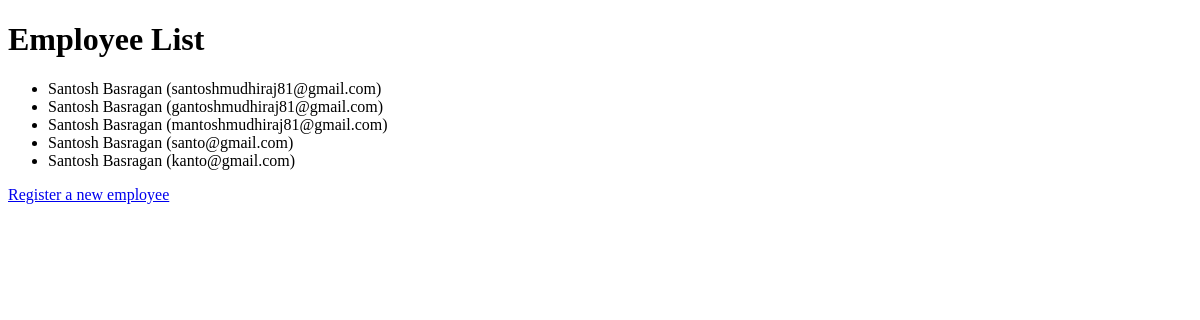
The app's page /app/employees/, older data.
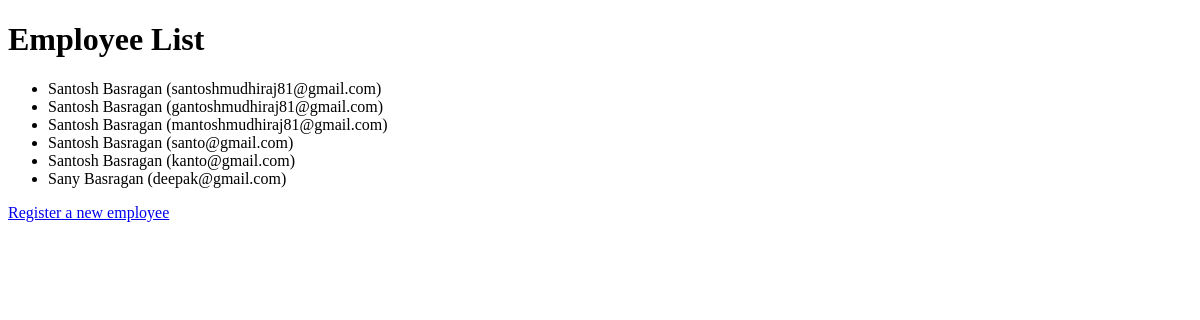
The same page, newer data.
### app/models.py (models this page shows, shortened)
class Employee(models.Model):
    email = models.EmailField(unique=True)
    first_name = models.CharField(max_length=50)
    last_name = models.CharField(max_length=50)
    phone_number = models.CharField(max_length=15)
    job_title = models.CharField(max_length=100)
    department = models.CharField(max_length=100)
    date_of_birth = models.DateField()
    date_of_hire = models.DateField()
    salary = models.DecimalField(max_digits=10, decimal_places=2)
    is_active = models.BooleanField(default=True)
    is_staff = models.BooleanField(default=False)

### app/views.py (the view)
# urls.py: path('employees/',views.employee_list,name="employees-list")
def employee_list(request):
    employees = Employee.objects.all()
    return render(request, 'employee_list.html', {'employees': employees})

### app/templates/employee_list.html (shortened to what this page needs)
<!DOCTYPE html>
<html lang="en">
<head>
</head>
<body>
    <h1>Employee List</h1>
    <ul>
        {% for employee in employees %}
            <li>{{ employee.first_name }} {{ employee.last_name }} ({{ employee.email }})</li>
        {% endfor %}
    </ul>
    <a href="{% url 'register_employee' %}">Register a new employee</a>
</body>
</html>

Row changes from the older to the newer data that the page shows:
added Employee: first_name "Sany", last_name "Basragan", email "deepak@gmail.com"
